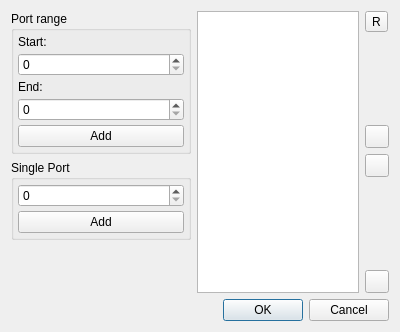
<?xml version="1.0" encoding="UTF-8"?>
<ui version="4.0">
 <class>mbClientDialogScannerPort</class>
 <widget class="QDialog" name="mbClientDialogScannerPort">
  <property name="geometry">
   <rect>
    <x>0</x>
    <y>0</y>
    <width>400</width>
    <height>332</height>
   </rect>
  </property>
  <property name="windowTitle">
   <string>Scanner Port</string>
  </property>
  <layout class="QVBoxLayout" name="verticalLayout_5">
   <item>
    <layout class="QHBoxLayout" name="horizontalLayout">
     <item>
      <layout class="QVBoxLayout" name="verticalLayout_4">
       <item>
        <widget class="QGroupBox" name="groupBox">
         <property name="minimumSize">
          <size>
           <width>180</width>
           <height>0</height>
          </size>
         </property>
         <property name="title">
          <string>Port range</string>
         </property>
         <layout class="QVBoxLayout" name="verticalLayout_3">
          <property name="spacing">
           <number>4</number>
          </property>
          <property name="leftMargin">
           <number>4</number>
          </property>
          <property name="topMargin">
           <number>4</number>
          </property>
          <property name="rightMargin">
           <number>4</number>
          </property>
          <property name="bottomMargin">
           <number>4</number>
          </property>
          <item>
           <widget class="QLabel" name="label">
            <property name="text">
             <string>Start:</string>
            </property>
           </widget>
          </item>
          <item>
           <widget class="QSpinBox" name="spPortStart"/>
          </item>
          <item>
           <widget class="QLabel" name="label_2">
            <property name="text">
             <string>End:</string>
            </property>
           </widget>
          </item>
          <item>
           <widget class="QSpinBox" name="spPortEnd"/>
          </item>
          <item>
           <widget class="QPushButton" name="btnAddRange">
            <property name="text">
             <string>Add</string>
            </property>
           </widget>
          </item>
         </layout>
        </widget>
       </item>
       <item>
        <widget class="QGroupBox" name="groupBox_2">
         <property name="minimumSize">
          <size>
           <width>180</width>
           <height>0</height>
          </size>
         </property>
         <property name="title">
          <string>Single Port</string>
         </property>
         <layout class="QVBoxLayout" name="verticalLayout_2">
          <property name="spacing">
           <number>4</number>
          </property>
          <property name="leftMargin">
           <number>4</number>
          </property>
          <property name="topMargin">
           <number>4</number>
          </property>
          <property name="rightMargin">
           <number>4</number>
          </property>
          <property name="bottomMargin">
           <number>4</number>
          </property>
          <item>
           <widget class="QSpinBox" name="spSinglePort"/>
          </item>
          <item>
           <widget class="QPushButton" name="btnAddSingle">
            <property name="text">
             <string>Add</string>
            </property>
           </widget>
          </item>
         </layout>
        </widget>
       </item>
       <item>
        <spacer name="verticalSpacer_3">
         <property name="orientation">
          <enum>Qt::Vertical</enum>
         </property>
         <property name="sizeHint" stdset="0">
          <size>
           <width>20</width>
           <height>40</height>
          </size>
         </property>
        </spacer>
       </item>
      </layout>
     </item>
     <item>
      <widget class="QListWidget" name="lsCurrent"/>
     </item>
     <item>
      <layout class="QVBoxLayout" name="verticalLayout">
       <item>
        <widget class="QToolButton" name="btnRemove">
         <property name="text">
          <string>R</string>
         </property>
         <property name="icon">
          <iconset resource="../../../core/gui/core_rsc.qrc">
           <normaloff>:/core/icons/remove.png</normaloff>:/core/icons/remove.png</iconset>
         </property>
        </widget>
       </item>
       <item>
        <spacer name="verticalSpacer">
         <property name="orientation">
          <enum>Qt::Vertical</enum>
         </property>
         <property name="sizeHint" stdset="0">
          <size>
           <width>20</width>
           <height>40</height>
          </size>
         </property>
        </spacer>
       </item>
       <item>
        <widget class="QToolButton" name="btnUp">
         <property name="text">
          <string/>
         </property>
         <property name="icon">
          <iconset resource="../../../core/gui/core_rsc.qrc">
           <normaloff>:/core/icons/arrow_up.png</normaloff>:/core/icons/arrow_up.png</iconset>
         </property>
        </widget>
       </item>
       <item>
        <widget class="QToolButton" name="btnDown">
         <property name="text">
          <string/>
         </property>
         <property name="icon">
          <iconset resource="../../../core/gui/core_rsc.qrc">
           <normaloff>:/core/icons/arrow_down.png</normaloff>:/core/icons/arrow_down.png</iconset>
         </property>
        </widget>
       </item>
       <item>
        <spacer name="verticalSpacer_2">
         <property name="orientation">
          <enum>Qt::Vertical</enum>
         </property>
         <property name="sizeHint" stdset="0">
          <size>
           <width>20</width>
           <height>40</height>
          </size>
         </property>
        </spacer>
       </item>
       <item>
        <widget class="QToolButton" name="btnClear">
         <property name="text">
          <string/>
         </property>
         <property name="icon">
          <iconset resource="../../../core/gui/core_rsc.qrc">
           <normaloff>:/core/icons/clear.png</normaloff>:/core/icons/clear.png</iconset>
         </property>
        </widget>
       </item>
      </layout>
     </item>
    </layout>
   </item>
   <item>
    <widget class="QDialogButtonBox" name="buttonBox">
     <property name="orientation">
      <enum>Qt::Horizontal</enum>
     </property>
     <property name="standardButtons">
      <set>QDialogButtonBox::Cancel|QDialogButtonBox::Ok</set>
     </property>
    </widget>
   </item>
  </layout>
 </widget>
 <resources>
  <include location="../../../core/gui/core_rsc.qrc"/>
 </resources>
 <connections/>
</ui>
